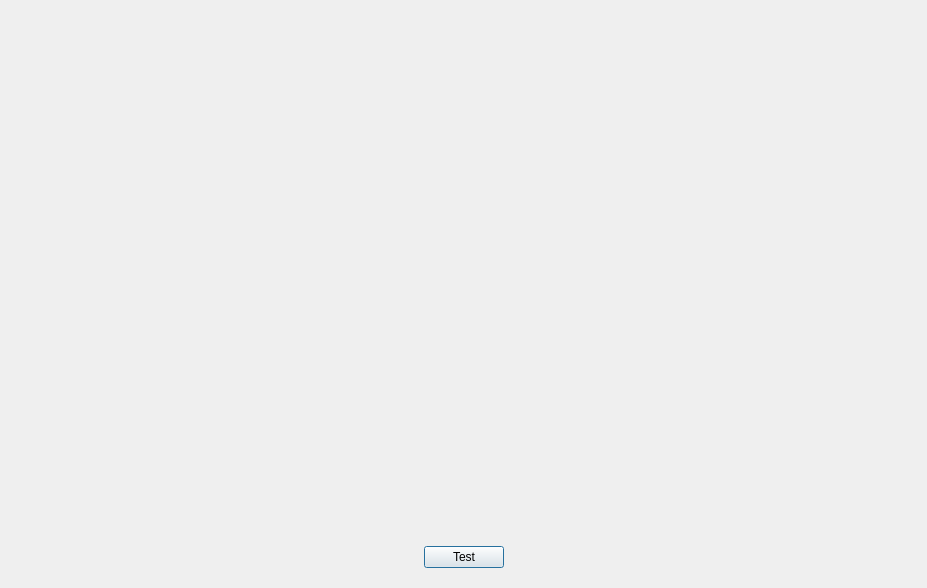
<?xml version="1.0" encoding="UTF-8"?>
<ui version="4.0">
 <class>frmDFWorkshop</class>
 <widget class="QDialog" name="frmDFWorkshop">
  <property name="geometry">
   <rect>
    <x>0</x>
    <y>0</y>
    <width>927</width>
    <height>588</height>
   </rect>
  </property>
  <property name="windowTitle">
   <string>Dialog</string>
  </property>
  <layout class="QVBoxLayout" name="verticalLayout">
   <item>
    <widget class="wgt_Scope" name="wgtDFScope" native="true">
     <property name="sizePolicy">
      <sizepolicy hsizetype="Preferred" vsizetype="Preferred">
       <horstretch>0</horstretch>
       <verstretch>1</verstretch>
      </sizepolicy>
     </property>
    </widget>
   </item>
   <item>
    <widget class="QWidget" name="widget" native="true">
     <layout class="QHBoxLayout" name="horizontalLayout">
      <item>
       <spacer name="horizontalSpacer_2">
        <property name="orientation">
         <enum>Qt::Horizontal</enum>
        </property>
        <property name="sizeHint" stdset="0">
         <size>
          <width>40</width>
          <height>20</height>
         </size>
        </property>
       </spacer>
      </item>
      <item>
       <widget class="QPushButton" name="cmdTest">
        <property name="text">
         <string>Test</string>
        </property>
       </widget>
      </item>
      <item>
       <spacer name="horizontalSpacer">
        <property name="orientation">
         <enum>Qt::Horizontal</enum>
        </property>
        <property name="sizeHint" stdset="0">
         <size>
          <width>40</width>
          <height>20</height>
         </size>
        </property>
       </spacer>
      </item>
     </layout>
    </widget>
   </item>
  </layout>
 </widget>
 <customwidgets>
  <customwidget>
   <class>wgt_Scope</class>
   <extends>QWidget</extends>
   <header>wgt_scope.h</header>
   <container>1</container>
  </customwidget>
 </customwidgets>
 <resources/>
 <connections/>
</ui>
